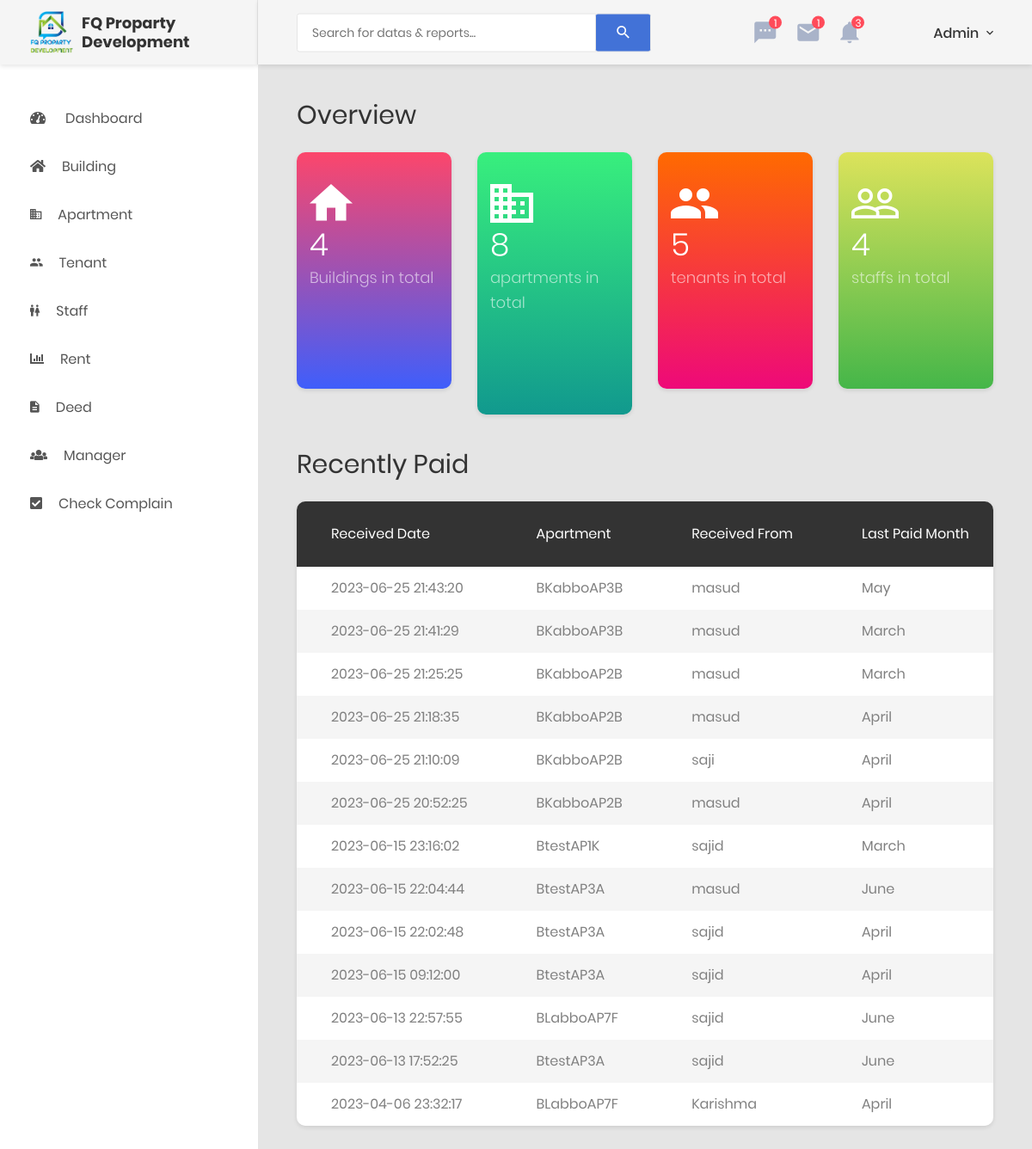
Screenshot of /dashboard.php (signed in) with the database file from the repository.
### tables this page shows
CREATE TABLE `rent` (
  `rentID` int(11) NOT NULL,
  `rentMonth` varchar(255) NOT NULL,
  `rentReceived` varchar(255) NOT NULL,
  `rentGas` int(255) NOT NULL,
  `rentCurrent` int(255) NOT NULL,
  `rentOthers` int(255) NOT NULL,
  `rentAmount` varchar(255) NOT NULL,
  `rentApt` varchar(255) NOT NULL,
  `rentDate` timestamp NOT NULL DEFAULT current_timestamp() ON UPDATE current_timestamp(),
  `rentDateOnly` varchar(255) NOT NULL
);

### includes/db-config.php (called while the page is built, shortened)
<?php
$tenant = 'tenant';
$staff = 'staff';
$rent = 'rent';
$building = 'building';
$apartment = 'apartment';

### dashboard.php (the view, shortened to what this page needs)
<?php
include ('includes/db-config.php');
include ('includes/header.php');
include ('includes/sidebar.php'); ?>
<div class="page-container">
    <?php
    include ('includes/header-desktop.php');
    ?>
    <?php
    $fetchbldsql = "SELECT * FROM $building";
    $result = mysqli_query($mysqli, $fetchbldsql) or die(mysqli_error($mysqli));
    $totalbld = mysqli_num_rows($result);
    $fetchbldsql = "SELECT * FROM $apartment";
    $result = mysqli_query($mysqli, $fetchbldsql) or die(mysqli_error($mysqli));
    $totalapt = mysqli_num_rows($result);
    $fetchbldsql = "SELECT * FROM $staff";
    $result = mysqli_query($mysqli, $fetchbldsql) or die(mysqli_error($mysqli));
    $totalstaff = mysqli_num_rows($result);
    $fetchbldsql = "SELECT * FROM $tenant";
    $result = mysqli_query($mysqli, $fetchbldsql) or die(mysqli_error($mysqli));
    $totaltenant = mysqli_num_rows($result);
    ?>
    <div class="main-content">
        <div class="section__content section__content--p30">
            <div class="container-fluid">
                <div class="row">
                    <div class="col-md-12">
                        <div class="overview-wrap">
                            <h2 class="title-1">overview</h2>
                        </div>
                    </div>
                </div>
                <div class="row m-t-25">
                    <div class="col-sm-6 col-lg-3">
                        <div class="overview-item overview-item--c1">
                            <div class="overview__inner">
                                <div class="overview-box clearfix">
                                    <div class="icon">
                                        <i class="zmdi zmdi-home"></i>
                                    </div>
                                    <div class="text">
                                        <h2>
                                            <?= $totalbld ?>
                                        </h2>
                                        <span>Buildings in total</span>
                                    </div>
                                </div>
                                <div class="overview-chart">
                                </div>
                            </div>
                        </div>
                    </div>
                    <div class="col-sm-6 col-lg-3">
                        <div class="overview-item overview-item--c2">
                            <div class="overview__inner">
                                <div class="overview-box clearfix">
                                    <div class="icon">
                                        <i class="zmdi zmdi-city-alt"></i>
                                    </div>
                                    <div class="text">
                                        <h2>
                                            <?= $totalapt ?>
                                        </h2>
                                        <span>apartments in total</span>
                                    </div>
                                </div>
                                <div class="overview-chart">
                                </div>
                            </div>
                        </div>
                    </div>
                    <div class="col-sm-6 col-lg-3">
                        <div class="overview-item overview-item--c3">
                            <div class="overview__inner">
                                <div class="overview-box clearfix">
                                    <div class="icon">
                                        <i class="zmdi zmdi-accounts"></i>
                                    </div>
                                    <div class="text">
                                        <h2>
                                            <?= $totaltenant ?>
                                        </h2>
                                        <span>tenants in total</span>
                                    </div>
                                </div>
                                <div class="overview-chart">
                                </div>
                            </div>
                        </div>
                    </div>
                    <div class="col-sm-6 col-lg-3">
                        <div class="overview-item overview-item--c4">
                            <div class="overview__inner">
                                <div class="overview-box clearfix">
                                    <div class="icon">
                                        <i class="zmdi zmdi-accounts-outline"></i>
                                    </div>
                                    <div class="text">
                                        <h2>
                                            <?= $totalstaff ?>
                                        </h2>
                                        <span>staffs in total</span>
                                    </div>
                                </div>
                                <div class="overview-chart">
                                </div>
                            </div>
                        </div>
                    </div>
                </div>
                <div class="row">
                    <div class="col-lg-12">
                        <h2 class="title-1 m-b-25">
                            Recently Paid
                        </h2>
                        <?php
                        $sqlformonth = "SELECT * FROM $rent ORDER BY rentDate DESC";
                        $resultformonth = mysqli_query($mysqli, $sqlformonth) or die(mysqli_error($mysqli));
                        ?>
                        <div class="table-responsive table--no-card m-b-40">
                            <table class="table table-borderless table-striped table-earning">
                                <thead>
                                    <tr>
                                        <th>Received Date</th>
                                        <th>Apartment</th>
                                        <th>Received from</th>
                                        <th>Last Paid Month</th>
                                    </tr>
                                </thead>
                                <tbody>
                                    <?php while ($dataformonth = $resultformonth->fetch_assoc()) { ?>
                                        <tr>
                                            <td>
                                                <?= $dataformonth['rentDate'] ?>
                                            </td>
                                            <td>
                                                <?= $dataformonth['rentApt'] ?>
                                            </td>
                                            <td>
                                                <?= $dataformonth['rentReceived'] ?>
                                            </td>
                                            <td>
                                                <?= $dataformonth['rentMonth'] ?>
                                            </td>
                                        </tr>
                                    <?php } ?>
                                </tbody>
                            </table>
                        </div>
                    </div>
                </div>
            </div>
        </div>
    </div>
</div>
<?php
include ('includes/footer.php');
?>

### includes/header.php (shortened to what this page needs)
<!DOCTYPE html>
<html lang="en">
<head>
    <link href="css/font-face.css" rel="stylesheet" media="all" />
    <link href="vendor/font-awesome-4.7/css/font-awesome.min.css" rel="stylesheet" media="all" />
    <link href="vendor/font-awesome-5/css/fontawesome-all.min.css" rel="stylesheet" media="all" />
    <link href="vendor/mdi-font/css/material-design-iconic-font.min.css" rel="stylesheet" media="all" />
    <link href="vendor/bootstrap-4.1/bootstrap.min.css" rel="stylesheet" media="all" />
    <link href="vendor/animsition/animsition.min.css" rel="stylesheet" media="all" />
    <link href="vendor/bootstrap-progressbar/bootstrap-progressbar-3.3.4.min.css" rel="stylesheet" media="all" />
    <link href="vendor/wow/animate.css" rel="stylesheet" media="all" />
    <link href="vendor/css-hamburgers/hamburgers.min.css" rel="stylesheet" media="all" />
    <link href="vendor/slick/slick.css" rel="stylesheet" media="all" />
    <link href="vendor/select2/select2.min.css" rel="stylesheet" media="all" />
    <link href="vendor/perfect-scrollbar/perfect-scrollbar.css" rel="stylesheet" media="all" />
    <link href="css/theme.css" rel="stylesheet" media="all" />
    <link href="css/custom.css" rel="stylesheet" media="all" />
</head>
<body>
    <div class="page-wrapper">

### includes/sidebar.php (shortened to what this page needs)
<aside class="menu-sidebar d-none d-lg-block">
    <div class="logo">
        <img src="media/OJYTSC11.png" alt="" width="50" style="margin-right:10px;">
        <h4>FQ Proparty Development</h4>
    </div>
    <div class="menu-sidebar__content js-scrollbar1">
        <nav class="navbar-sidebar">
            <ul class="list-unstyled navbar__list">
                <li>
                    <a href="dashboard.php">
                        <i class="fas fa-tachometer-alt"></i>
                        Dashboard
                    </a>
                </li>
                <li class="has-sub">
                    <a class="js-arrow" href="#">
                        <i class="fas fa-home"></i>Building</a>
                </li>
                <li class="has-sub">
                    <a class="js-arrow" href="#">
                        <i class="zmdi zmdi-city-alt"></i>Apartment</a>
                </li>
                <li class="has-sub">
                    <a class="js-arrow" href="#">
                        <i class="zmdi zmdi-accounts"></i>Tenant</a>
                </li>
                <li class="has-sub">
                    <a class="js-arrow" href="#">
                        <i class="zmdi zmdi-male-female"></i>Staff</a>
                </li>
                <li class="has-sub">
                    <a class="js-arrow" href="#">
                        <i class="fas  fa-bar-chart-o"></i>Rent</a>
                </li>
                <li class="has-sub">
                    <a class="js-arrow" href="#">
                        <i class="zmdi zmdi-file-text"></i>Deed</a>
                </li>
                <?php if ($_SESSION['usertype'] == "admin") { ?>
                    <li class="has-sub">
                        <a class="js-arrow" href="#">
                            <i class="fas fa-users"></i>Manager</a>
                    </li>
                <?php } ?>
                <li>
                    <a href="check-complain.php">
                        <i class="fas fa-check-square"></i>Check Complain</a>
                </li>
            </ul>
        </nav>
    </div>
</aside>

### includes/header-desktop.php (shortened to what this page needs)
<header class="header-desktop">
    <div class="section__content section__content--p30">
        <div class="container-fluid">
            <div class="header-wrap">
                <form class="form-header" action="" method="POST">
                    <input class="au-input au-input--xl" type="text" name="search"
                        placeholder="Search for datas &amp; reports..." />
                    <button class="au-btn--submit" type="submit">
                        <i class="zmdi zmdi-search"></i>
                    </button>
                </form>
                <div class="header-button">
                    <div class="noti-wrap">
                        <div class="noti__item js-item-menu">
                            <i class="zmdi zmdi-comment-more"></i>
                            <span class="quantity">1</span>
                        </div>
                        <div class="noti__item js-item-menu">
                            <i class="zmdi zmdi-email"></i>
                            <span class="quantity">1</span>
                        </div>
                        <div class="noti__item js-item-menu">
                            <i class="zmdi zmdi-notifications"></i>
                            <span class="quantity">3</span>
                        </div>
                    </div>
                    <div class="account-wrap">
                        <div class="account-item clearfix js-item-menu">
                            <div class="content">
                                <a class="js-acc-btn" href="#">
                                    <?= $_SESSION['username'] ?>
                                </a>
                            </div>
                        </div>
                    </div>
                </div>
            </div>
        </div>
    </div>
</header>

### includes/footer.php (shortened to what this page needs)
</div>
</body>
</html>

### rows the page displays
rent: rentDate "2023-06-25 21:43:20", rentApt "BKabboAP3B", rentReceived "masud", rentMonth "May"
rent: rentDate "2023-06-25 21:41:29", rentApt "BKabboAP3B", rentReceived "masud", rentMonth "March"
rent: rentDate "2023-06-25 21:25:25", rentApt "BKabboAP2B", rentReceived "masud", rentMonth "March"
rent: rentDate "2023-06-25 21:18:35", rentApt "BKabboAP2B", rentReceived "masud", rentMonth "April"
rent: rentDate "2023-06-25 21:10:09", rentApt "BKabboAP2B", rentReceived "saji", rentMonth "April"
rent: rentDate "2023-06-25 20:52:25", rentApt "BKabboAP2B", rentReceived "masud", rentMonth "April"
rent: rentDate "2023-06-15 23:16:02", rentApt "BtestAP1K", rentReceived "sajid", rentMonth "March"
rent: rentDate "2023-06-15 22:04:44", rentApt "BtestAP3A", rentReceived "masud", rentMonth "June"
rent: rentDate "2023-06-15 22:02:48", rentApt "BtestAP3A", rentReceived "sajid", rentMonth "April"
rent: rentDate "2023-06-15 09:12:00", rentApt "BtestAP3A", rentReceived "sajid", rentMonth "April"
rent: rentDate "2023-06-13 22:57:55", rentApt "BLabboAP7F", rentReceived "sajid", rentMonth "June"
rent: rentDate "2023-06-13 17:52:25", rentApt "BtestAP3A", rentReceived "sajid", rentMonth "June"
rent: rentDate "2023-04-06 23:32:17", rentApt "BLabboAP7F", rentReceived "Karishma", rentMonth "April"

### other values shown
$_SESSION['username'] "Admin"
$totalbld "4"
$totalapt "8"
$totaltenant "5"
$totalstaff "4"
